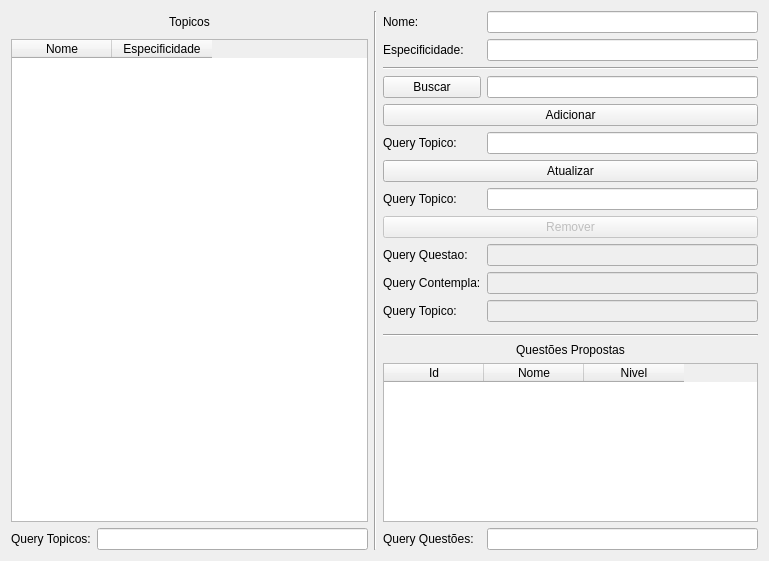
<?xml version="1.0" encoding="UTF-8"?>
<ui version="4.0">
 <class>EditarTopico</class>
 <widget class="QDialog" name="EditarTopico">
  <property name="geometry">
   <rect>
    <x>0</x>
    <y>0</y>
    <width>769</width>
    <height>561</height>
   </rect>
  </property>
  <property name="windowTitle">
   <string>Dialog</string>
  </property>
  <layout class="QGridLayout" name="gridLayout">
   <item row="9" column="4">
    <widget class="QLineEdit" name="etRemoveQuestao">
     <property name="enabled">
      <bool>false</bool>
     </property>
    </widget>
   </item>
   <item row="1" column="3">
    <widget class="QLabel" name="label_7">
     <property name="text">
      <string>Especificidade:</string>
     </property>
    </widget>
   </item>
   <item row="5" column="3">
    <widget class="QLabel" name="label_13">
     <property name="text">
      <string>Query Topico:</string>
     </property>
    </widget>
   </item>
   <item row="0" column="2" rowspan="17">
    <widget class="Line" name="line">
     <property name="orientation">
      <enum>Qt::Vertical</enum>
     </property>
    </widget>
   </item>
   <item row="9" column="3">
    <widget class="QLabel" name="label_11">
     <property name="text">
      <string>Query Questao:</string>
     </property>
    </widget>
   </item>
   <item row="16" column="4">
    <widget class="QLineEdit" name="etQuestoes"/>
   </item>
   <item row="13" column="3" colspan="2">
    <widget class="Line" name="line_2">
     <property name="orientation">
      <enum>Qt::Horizontal</enum>
     </property>
    </widget>
   </item>
   <item row="11" column="3">
    <widget class="QLabel" name="label">
     <property name="text">
      <string>Query Topico:</string>
     </property>
    </widget>
   </item>
   <item row="7" column="3">
    <widget class="QLabel" name="label_9">
     <property name="text">
      <string>Query Topico:</string>
     </property>
    </widget>
   </item>
   <item row="14" column="3" colspan="2">
    <widget class="QLabel" name="label_6">
     <property name="text">
      <string>Questões Propostas</string>
     </property>
     <property name="alignment">
      <set>Qt::AlignCenter</set>
     </property>
    </widget>
   </item>
   <item row="8" column="3" colspan="2">
    <widget class="QPushButton" name="pushButton_3">
     <property name="enabled">
      <bool>false</bool>
     </property>
     <property name="text">
      <string>Remover</string>
     </property>
    </widget>
   </item>
   <item row="1" column="0" rowspan="15" colspan="2">
    <widget class="QTableWidget" name="topicoTable">
     <column>
      <property name="text">
       <string>Nome</string>
      </property>
     </column>
     <column>
      <property name="text">
       <string>Especificidade</string>
      </property>
     </column>
    </widget>
   </item>
   <item row="0" column="0" colspan="2">
    <widget class="QLabel" name="ProponentesAtivos">
     <property name="text">
      <string>Topicos</string>
     </property>
     <property name="alignment">
      <set>Qt::AlignCenter</set>
     </property>
    </widget>
   </item>
   <item row="5" column="4">
    <widget class="QLineEdit" name="etAdicionarTopico"/>
   </item>
   <item row="7" column="4">
    <widget class="QLineEdit" name="etUpdateTopico"/>
   </item>
   <item row="2" column="3" colspan="2">
    <widget class="Line" name="line_3">
     <property name="orientation">
      <enum>Qt::Horizontal</enum>
     </property>
    </widget>
   </item>
   <item row="16" column="1">
    <widget class="QLineEdit" name="etTopicos"/>
   </item>
   <item row="6" column="3" colspan="2">
    <widget class="QPushButton" name="pushButton">
     <property name="text">
      <string>Atualizar</string>
     </property>
    </widget>
   </item>
   <item row="16" column="3">
    <widget class="QLabel" name="label_3">
     <property name="text">
      <string>Query Questões:</string>
     </property>
    </widget>
   </item>
   <item row="0" column="3">
    <widget class="QLabel" name="label_4">
     <property name="text">
      <string>Nome:</string>
     </property>
    </widget>
   </item>
   <item row="3" column="4">
    <widget class="QLineEdit" name="etBuscar"/>
   </item>
   <item row="4" column="3" colspan="2">
    <widget class="QPushButton" name="pushButton_2">
     <property name="text">
      <string>Adicionar</string>
     </property>
    </widget>
   </item>
   <item row="10" column="4">
    <widget class="QLineEdit" name="etRemoveContempla">
     <property name="enabled">
      <bool>false</bool>
     </property>
    </widget>
   </item>
   <item row="1" column="4">
    <widget class="QLineEdit" name="etEspecificidade"/>
   </item>
   <item row="16" column="0">
    <widget class="QLabel" name="label_2">
     <property name="text">
      <string>Query Topicos:</string>
     </property>
    </widget>
   </item>
   <item row="15" column="3" colspan="2">
    <widget class="QTableWidget" name="questoesTable">
     <column>
      <property name="text">
       <string>Id</string>
      </property>
     </column>
     <column>
      <property name="text">
       <string>Nome</string>
      </property>
     </column>
     <column>
      <property name="text">
       <string>Nivel</string>
      </property>
     </column>
    </widget>
   </item>
   <item row="3" column="3">
    <widget class="QPushButton" name="pushButton_4">
     <property name="text">
      <string>Buscar</string>
     </property>
    </widget>
   </item>
   <item row="0" column="4">
    <widget class="QLineEdit" name="etNome"/>
   </item>
   <item row="10" column="3">
    <widget class="QLabel" name="label_12">
     <property name="text">
      <string>Query Contempla:</string>
     </property>
    </widget>
   </item>
   <item row="11" column="4">
    <widget class="QLineEdit" name="etRemoveTopico">
     <property name="enabled">
      <bool>false</bool>
     </property>
    </widget>
   </item>
  </layout>
 </widget>
 <resources/>
 <connections>
  <connection>
   <sender>pushButton_2</sender>
   <signal>clicked()</signal>
   <receiver>EditarTopico</receiver>
   <slot>adicionar()</slot>
   <hints>
    <hint type="sourcelabel">
     <x>653</x>
     <y>119</y>
    </hint>
    <hint type="destinationlabel">
     <x>831</x>
     <y>112</y>
    </hint>
   </hints>
  </connection>
  <connection>
   <sender>pushButton</sender>
   <signal>clicked()</signal>
   <receiver>EditarTopico</receiver>
   <slot>atualizar()</slot>
   <hints>
    <hint type="sourcelabel">
     <x>577</x>
     <y>183</y>
    </hint>
    <hint type="destinationlabel">
     <x>827</x>
     <y>173</y>
    </hint>
   </hints>
  </connection>
  <connection>
   <sender>pushButton_3</sender>
   <signal>clicked()</signal>
   <receiver>EditarTopico</receiver>
   <slot>remover()</slot>
   <hints>
    <hint type="sourcelabel">
     <x>576</x>
     <y>243</y>
    </hint>
    <hint type="destinationlabel">
     <x>795</x>
     <y>220</y>
    </hint>
   </hints>
  </connection>
  <connection>
   <sender>pushButton_4</sender>
   <signal>clicked()</signal>
   <receiver>EditarTopico</receiver>
   <slot>buscar()</slot>
   <hints>
    <hint type="sourcelabel">
     <x>499</x>
     <y>84</y>
    </hint>
    <hint type="destinationlabel">
     <x>815</x>
     <y>74</y>
    </hint>
   </hints>
  </connection>
 </connections>
 <slots>
  <slot>atualizar()</slot>
  <slot>adicionar()</slot>
  <slot>buscar()</slot>
  <slot>remover()</slot>
 </slots>
</ui>
